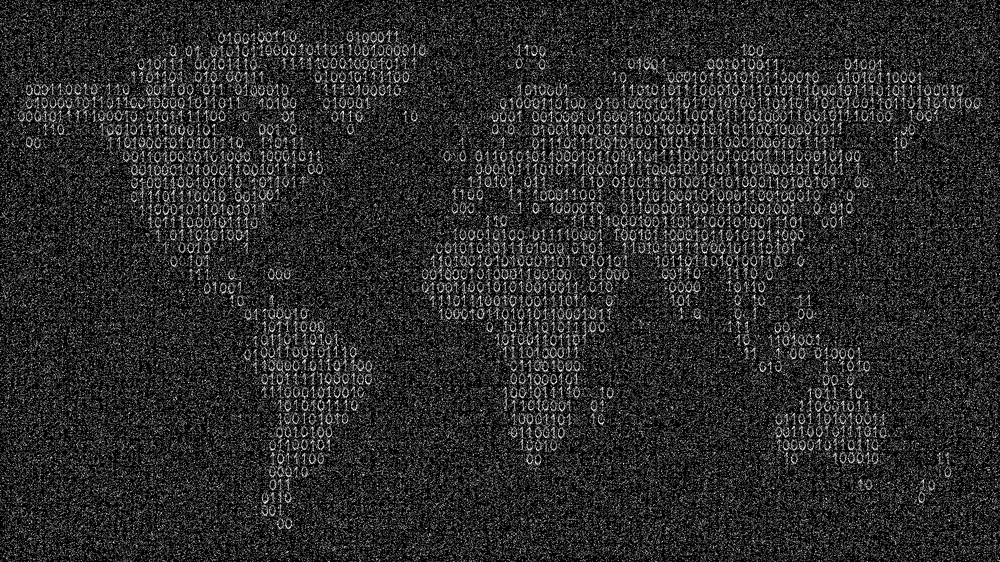
#> input picture Download-Free-Binary-Code-Wallpaper_noisy.bmp, 1000 x 562 px, shrunk from 1920 x 1080 before the run
$ python ICMScript.py   (older library calls are emulated)
#> lines starting #> are read from the running program, lines starting #| are printed output that depends on the picture; after the words box and inside, x2 and y2 are one past the last pixel; in counts of white or black regions, pixels touching at a corner belong together
#!/usr/bin/env python3
# -*- coding: utf-8 -*-
"""
Created on Thu Jun  7 13:18:25 2018

@author: nilu
"""

from scipy import misc
import numpy as np

import matplotlib.pyplot as plt


im = misc.imread('Download-Free-Binary-Code-Wallpaper_noisy.bmp')
#> im is the input picture: shape (562, 1000); min 0, max 255, mean 43.2
im = np.asarray(im)
imgplot = plt.imshow(im, cmap = 'gray')
plt.show()
im = np.where(im<255,-1,1)
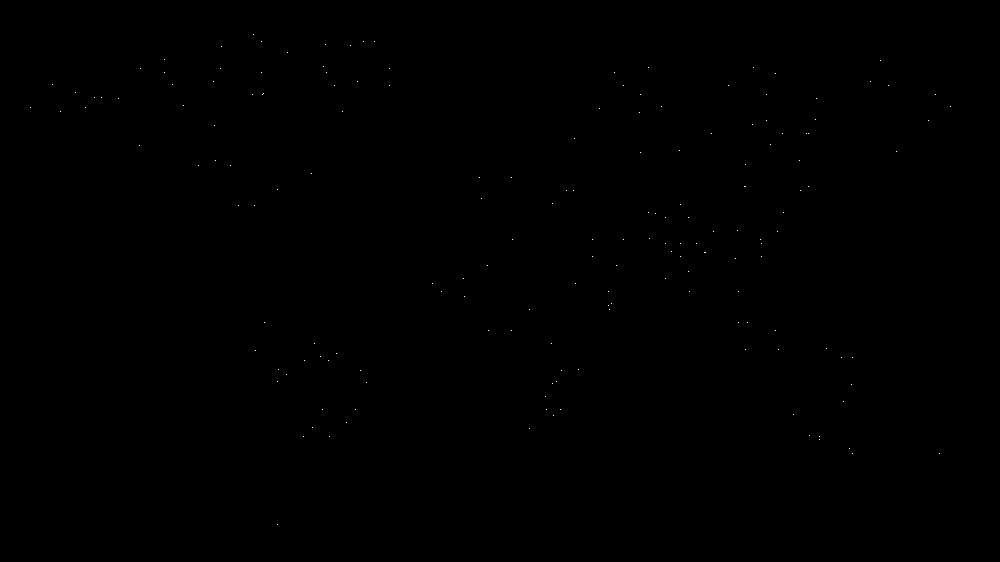
#> im: shape (562, 1000) int64; values -1 (black) and 1 (white), 0.03% white in thin lines or dots, all inside (x1, y1, x2, y2) = (30, 34, 951, 525)

noisy_image_ref = noisy_image = im

binary_pixel = np.array([1,-1])

h = 1
beta = 1.0
eta = 2.1
def add_noise(noise = 0):
#> called with noise = 0.2
    global noisy_image_ref
    global noisy_image
    #returns noisy image
    if(noise == 0):
        return
    #returns noise added to noise free image
    im = misc.imread('Download-Free-Binary-Code-Wallpaper_binary.bmp')
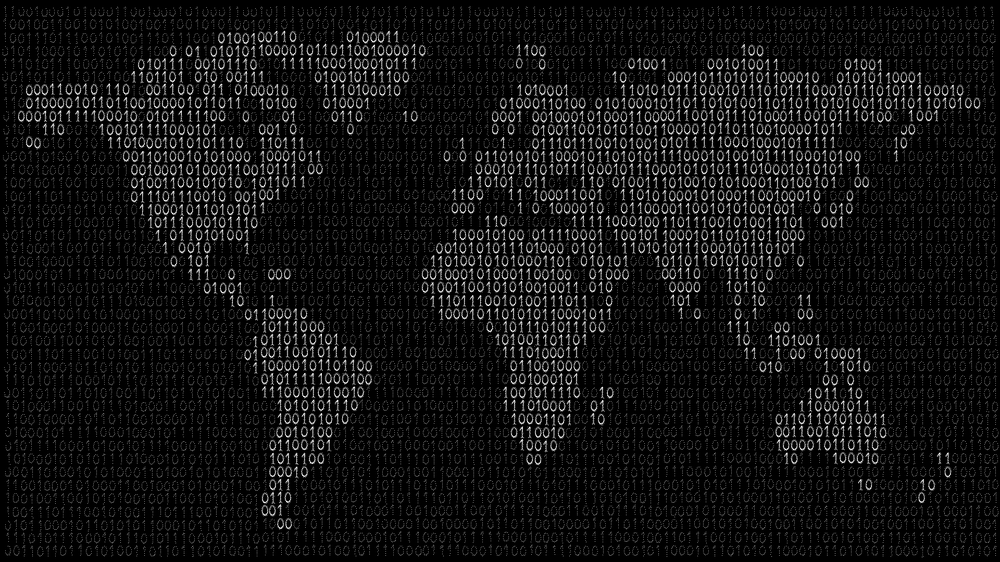
#> input picture Download-Free-Binary-Code-Wallpaper_binary.bmp, 1000 x 562 px, shrunk from 1920 x 1080 before the run
#> im is the input picture: shape (562, 1000); min 0, max 255, mean 19.1
    im = np.where(im<255,-1,1)
#> im: shape (562, 1000) int64; values -1 (black) and 1 (white), 0.02% white in thin lines or dots, all inside (x1, y1, x2, y2) = (52, 44, 940, 481)
    noise_im = np.random.normal(im.shape[0],im.shape[1])
#> noise_im = 2326.1
    noisy = np.where(noise_im<noise,-1,1)
#> noisy = 1
    noisy_image = im * noisy
    noisy_image_ref = noisy_image

def ICM(i, j):
#> called with i = 0, j = 0
    global noisy_image_ref
    global noisy_image
    latent_factor = 0
    neighbour_factor = 0
    bias = 0
    x_i = binary_pixel[0] # for binary pixel value +1
    y_i = noisy_image_ref[i][j]
#> y_i = -1
    if i-1 >= 0:
        latent_factor += noisy_image[i-1][j]*x_i
    if i+1 < noisy_image_ref.shape[0]:
        latent_factor += noisy_image[i+1][j]*x_i
#> latent_factor = -1
    if j-1 >= 0:
        latent_factor += noisy_image[i][j-1]*x_i
    if j+1 < noisy_image_ref.shape[1]:
        latent_factor += noisy_image[i][j+1]*x_i
#> latent_factor = -2
    neighbour_factor = x_i*y_i
#> neighbour_factor = -1
    bias = x_i
    energy_plus1 = h*bias - beta*latent_factor - eta*neighbour_factor
#> energy_plus1 = 5.1
    bias = 0
    latent_factor = 0
    neighbour_factor = 0
    x_i = binary_pixel[1] # for binary pixel value -1
    if i-1 >= 0:
        latent_factor += noisy_image[i-1][j]*x_i
    if i+1 < noisy_image_ref.shape[0]:
        latent_factor += noisy_image[i+1][j]*x_i
#> latent_factor = 1
    if j-1 >= 0:
        latent_factor += noisy_image[i][j-1]*x_i
    if j+1 < noisy_image_ref.shape[1]:
        latent_factor += noisy_image[i][j+1]*x_i
#> latent_factor = 2
    neighbour_factor = x_i*y_i
#> neighbour_factor = 1
    bias = x_i
    energy_minus1 =  h*bias - beta*latent_factor - eta*neighbour_factor
#> energy_minus1 = -5.1
    if energy_plus1 < energy_minus1:
        noisy_image[i][j] = 1
    else:
        noisy_image[i][j] = -1
    noisy_image_ref = noisy_image

# ICM
# Adds noise to original noise free image if parameter value is greater than 0
# or else uses given noisy image
add_noise(0.2)
[ICM(i,j) for k in (0,2) for i in range(0, noisy_image.shape[0]) for j in range(0, noisy_image.shape[1])]
#> (the run stopped early here; a loop or call above may not have finished)
